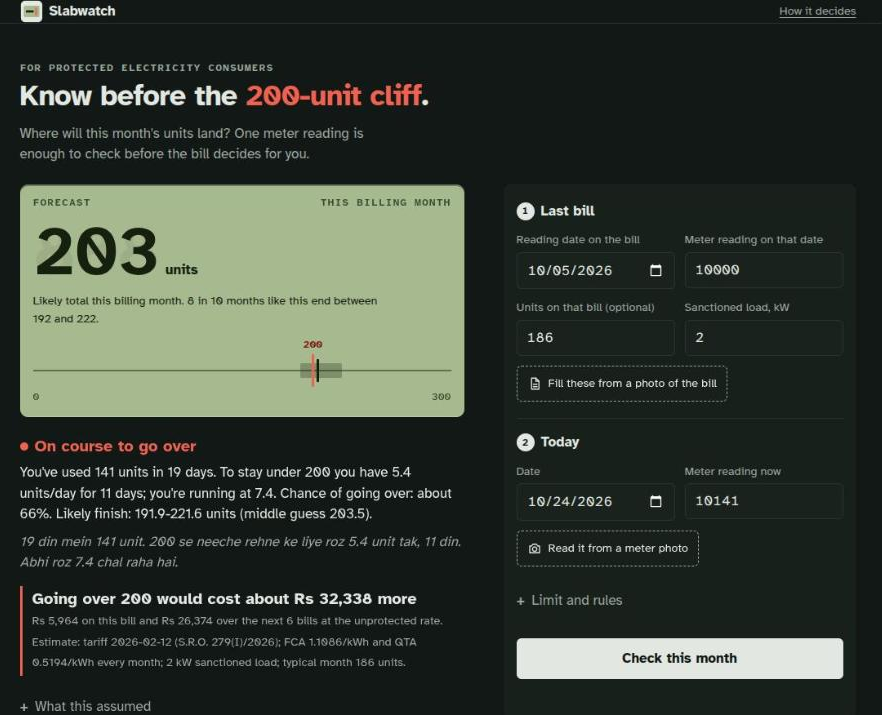
#> input picture docs/images/app-live.png, 882 x 715 px
$ python -i post_images.py   (imports and definitions only)
#> lines starting #> are read from the running program, lines starting #| are printed output that depends on the picture
"""Build the DEV post's images from files under results/ (numbers are read, never typed).

  FONT_DIR=<dir with AtkinsonHyperlegible-*.ttf> python scripts/post_images.py <cover.jpg> <before.jpg>
The two arguments are the Google Flow illustrations (cover and "before" scene). Writes docs/images/*.
Meter thumbnails come from data/demo_meters (CC photos, credits in eval/meter_truth.json).
"""
import json
import os
import sys
from pathlib import Path

from PIL import Image, ImageDraw, ImageFont, ImageOps

OUT = Path("docs/images")
CASING, INK, MUTED, RULE = "#E4E9E1", "#14201A", "#55615A", "#C4CCC0"
LCD, LCD_INK, LIMIT, SAFE, WATCH, BAND = "#C3D1AC", "#1C2914", "#B42318", "#2F6B3E", "#8A5600", "#5F7F64"
FD = Path(os.environ.get("FONT_DIR", ""))


# [14 lines left out: function font, not called in this run]


def load(p):
    return json.loads(Path(p).read_text())


def fit(im, w, h):
    return ImageOps.fit(im.convert("RGB"), (w, h), Image.LANCZOS, centering=(0.5, 0.45))


# [6 lines left out: function chip, not called in this run]


def cover(src):
#> called with src = '../docs/images/app-live.png'
    im = Image.open(src).convert("RGB")
#> im is the input picture: PIL image 882x715 RGB; mean R, G, B 53.6, 61.5, 52.2
    w, h = im.size
#> w = 882; h = 715
    ch = int(w * 420 / 1000)
#> ch = 370
    top = 0
    im.crop((0, top, w, top + ch)).resize((1600, 672), Image.LANCZOS).save(OUT / "cover.jpg", quality=90)
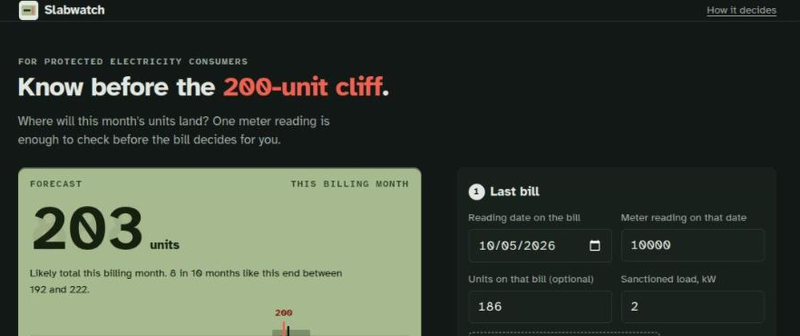
#> saved as cover.jpg: PIL image 1600x672 RGB (shown at 1/2 size); mean R, G, B 60.2, 68.8, 56.4


# [238 lines left out: functions before_after, box, arrow, plate_system, _mpl, plate_replay and 3 more, not called in this run]


# [10 lines not run here, left out]

>>> result = cover('../docs/images/app-live.png')
